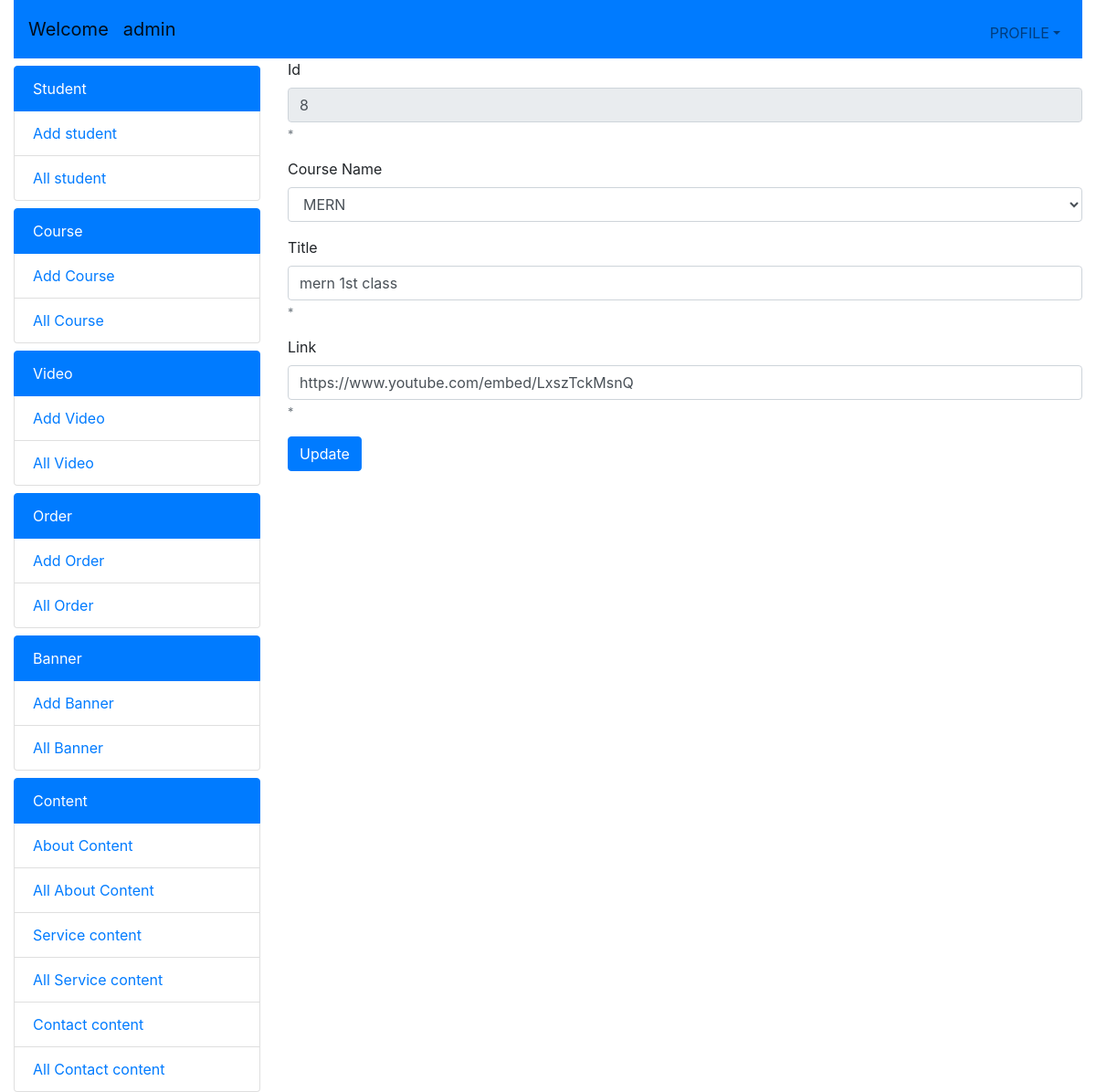
The page /rupa/editvideo.php?id=8 (signed in) on the database its author committed.
### tables this page shows
CREATE TABLE `video` (
  `id` int(11) NOT NULL,
  `cid` int(11) NOT NULL,
  `title` varchar(200) NOT NULL,
  `link` varchar(500) NOT NULL,
  `vdate` timestamp NOT NULL DEFAULT current_timestamp() ON UPDATE current_timestamp()
);

### rupa/editvideo.php (the view, shortened to what this page needs)
<?php
include("include/config.php")
?>
<?php
if(isset($_POST['btn1']))
{
    extract($_POST);
        $q1="update `video` set `cid`='$cid', `title`='$title', `link`='$link' where `id`='$id'";
        $e1=mysqli_query($conn,$q1);
        if($e1)
        {
          $msg="updated successfully";
          header("location:allvideo.php");
        }
        else
        {
            $msg="updation failed";
        }
    }
   else if(isset($_REQUEST['id']))
  {
   extract($_REQUEST);
   $q3="select * from `video` where `id`='$id'";
    $e3=mysqli_query($conn,$q3);
    $res3=mysqli_fetch_row($e3);
  $q2="select * from `course`";
  $e2=mysqli_query($conn,$q2);
}
?>
<!doctype html>
<html lang="en">
  <head>
    <link rel="stylesheet" href="https://stackpath.bootstrapcdn.com/bootstrap/4.3.1/css/bootstrap.min.css">
  </head>
  <body>
    <div class="container-fluid">
    <?php include("include/header.php"); ?>
      <div class="row">
      <?php include("include/navbar.php"); ?>
        <div class="col-lg-9">
         <form action="" method="post" enctype="multipart/form-data">
         <div class="form-group">
            <label for="">Id</label>
            <input type="text"
              class="form-control" readonly name="id" id="" value="<?php echo"$res3[0]";  ?>" aria-describedby="helpId" placeholder="">
            <small id="helpId" class="form-text text-muted">*</small>
          </div>
          <div class="form-group">
            <label for="">Course Name</label>
            <select class="form-control" name="cid" id="">
             <?php
                 while($res=mysqli_fetch_row($e2))
                 {
               ?>
             <option value="<?php echo"$res[0]"; ?>"<?php $z=($res[0]==$res3[1])?'selected':'';echo $z; ?>><?php echo"$res[1]"; ?></option>
                <?php
                 }
                ?>
            </select>
          </div>
          <div class="form-group">
            <label for="">Title</label>
            <input type="text"
              class="form-control" name="title" id="" value="<?php echo"$res3[2]";  ?>" aria-describedby="helpId" placeholder="">
            <small id="helpId" class="form-text text-muted">*</small>
          </div>
          <div class="form-group">
            <label for="">Link</label>
            <input type="text"
              class="form-control" name="link" id="" value="<?php echo"$res3[3]";  ?>" aria-describedby="helpId" placeholder="">
            <small id="helpId" class="form-text text-muted">*</small>
          </div>
          <button type="submit" class="btn btn-primary" name="btn1">Update</button>
         </form>
        </div>
      </div>
    </div>
     <?php include("include/footer.php") ?>

### rows shown on the page
video: id "8", title "mern 1st class", link "https://www.youtube.com/embed/LxszTckMsnQ"

### other values the page prints
$_SESSION['adm'] "admin"
form field cid "MERN"
